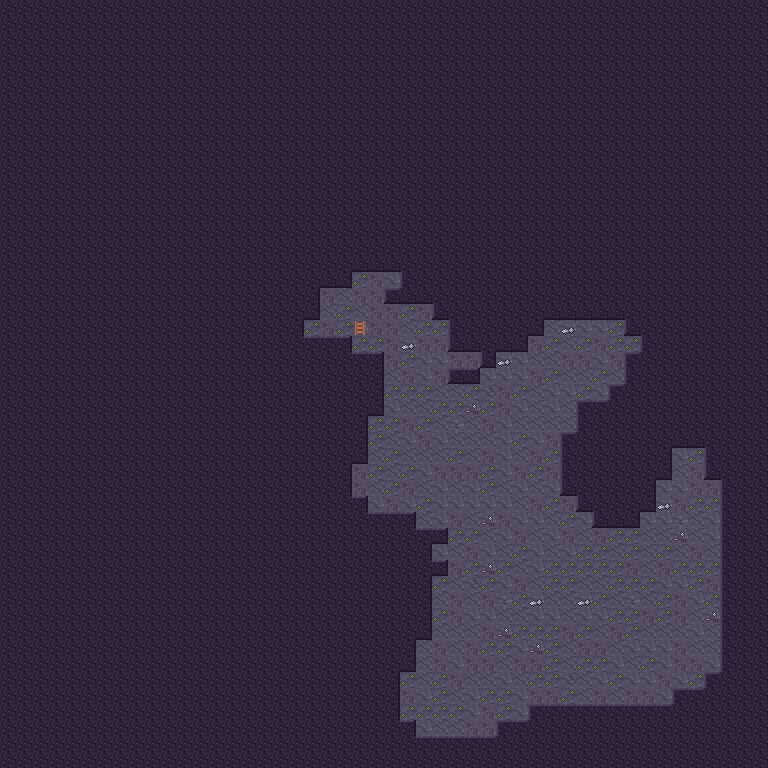

This game map was drawn from its Tiled (.tmx) file and the tilesets committed beside it. A one-line description and the trimmed map source follow:
An orthogonal 48x48 tile map with 16x16 px tiles, 3 tile layers (Back, Buildings, Front).

<map version="1.4" tiledversion="1.4.2" orientation="orthogonal" renderorder="right-down" compressionlevel="0" width="48" height="48" tilewidth="16" tileheight="16" infinite="0" nextlayerid="4" nextobjectid="1">
  <properties />
  <tileset firstgid="1" name="cave" tilewidth="16" tileheight="16" tilecount="48" columns="16">
    <image source="../cave.png" width="256" height="48" />
    <tile id="1">
      <properties>
        <property name="Passable" type="string" value="F" />
      </properties>
    </tile>
    <tile id="16">
      <properties>
        <property name="Passable" type="string" value="F" />
      </properties>
    </tile>
    <tile id="17">
      <properties>
        <property name="Passable" type="string" value="F" />
      </properties>
    </tile>
    <tile id="18">
      <properties>
        <property name="Passable" type="string" value="F" />
      </properties>
    </tile>
    <tile id="19">
      <properties>
        <property name="Passable" type="string" value="F" />
      </properties>
    </tile>
    <tile id="20">
      <properties>
        <property name="Passable" type="string" value="F" />
      </properties>
    </tile>
    <tile id="21">
      <properties>
        <property name="Passable" type="string" value="F" />
      </properties>
    </tile>
    <tile id="22">
      <properties>
        <property name="Passable" type="string" value="F" />
      </properties>
    </tile>
    <tile id="23">
      <properties>
        <property name="Passable" type="string" value="F" />
      </properties>
    </tile>
    <tile id="24">
      <properties>
        <property name="Passable" type="string" value="F" />
      </properties>
    </tile>
    <tile id="25">
      <properties>
        <property name="Passable" type="string" value="F" />
      </properties>
    </tile>
    <tile id="26">
      <properties>
        <property name="Passable" type="string" value="F" />
      </properties>
    </tile>
    <tile id="27">
      <properties>
        <property name="Passable" type="string" value="F" />
      </properties>
    </tile>
    <tile id="28">
      <properties>
        <property name="Passable" type="string" value="F" />
      </properties>
    </tile>
    <tile id="29">
      <properties>
        <property name="Passable" type="string" value="F" />
      </properties>
    </tile>
    <tile id="30">
      <properties>
        <property name="Passable" type="string" value="F" />
      </properties>
    </tile>
    <tile id="31">
      <properties>
        <property name="Passable" type="string" value="F" />
      </properties>
    </tile>
  </tileset>
  <layer id="1" name="Back" width="48" height="48" opacity="1" offsetx="0" offsety="0">
   <data>[2304 cells, 2304 non-empty, 9 distinct tile ids]</data>
  </layer>
  <layer id="2" name="Buildings" width="48" height="48" opacity="1" offsetx="0" offsety="0">
   <data>[2304 cells, 1895 non-empty, 12 distinct tile ids]</data>
  </layer>
  <layer id="3" name="Front" width="48" height="48" opacity="1" offsetx="0" offsety="0">
   <data>[2304 cells, 0 non-empty, 0 distinct tile ids]</data>
  </layer>
</map>
